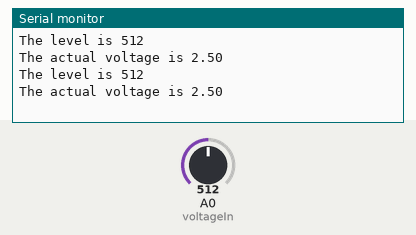
This sketch was run on a simulated Arduino Uno, built with avr-gcc and run on an emulated ATmega328P. On the bench: the last lines printed to the serial monitor. The test bench sets the inputs (shaded band); at power-on: A0 (voltageIn) = 512.

Above: at 1.8 s.
1.9 s: A0 (voltageIn) set to 716
At 2.8 s:
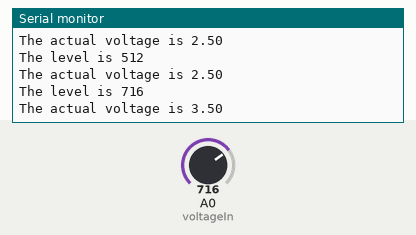
3.4 s: A0 (voltageIn) set to 900
At 4.8 s:
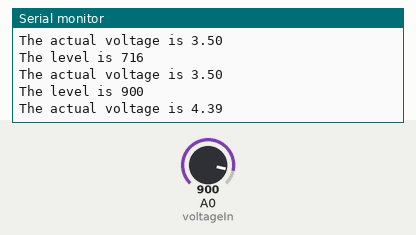
Timing chart, 0 to 6.4 s (numbered marks = the images above; inputs shaded):
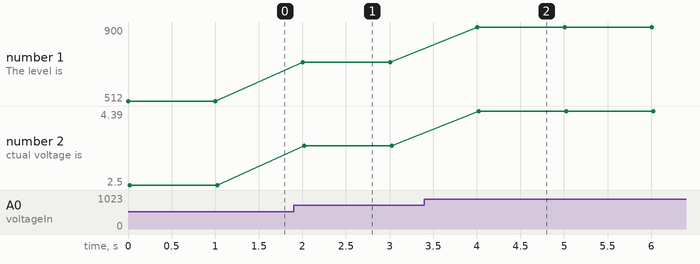

The sketch:

listing8-1.ino
```cpp
const int voltageIn = A0; //Makes a volt meter up to 5 volts
int voltLevel;
float actualVoltage;
void setup () {
  Serial.begin(9600);
  pinMode (voltageIn, INPUT);
}
void loop() {
  voltLevel = analogRead(voltageIn);
  actualVoltage = (voltLevel * .004883); //volt steps are .004883
  Serial.println();
  Serial.print("The level is ");
  Serial.println (voltLevel);
  Serial.print("The actual voltage is ");
  Serial.println (actualVoltage);
  Serial.println();
  Serial.println();
  delay(1000);
}
```

Measured:
- after the input at 1.9 s, the serial monitor: prints a new line after 0.10 s (image 1)
- after the input at 3.4 s, the serial monitor: prints a new line after 0.61 s (image 2)
- plotted number 1: 512 → 716 after the input at 1.9 s, 716 → 900 after the input at 3.4 s
- plotted number 2: 2.5 → 3.5 after the input at 1.9 s, 3.5 → 4.39 after the input at 3.4 s
